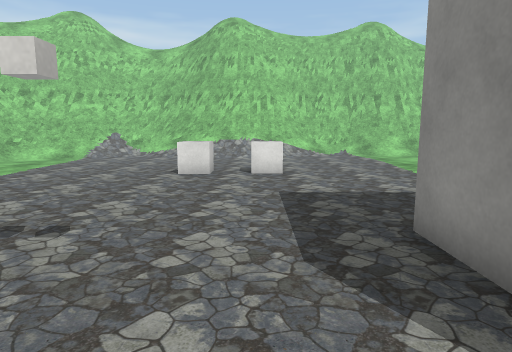
view 1 (above)

16 first-person views from a walk through a scene from a Unity 3-D project. The camera is 1.4 m above the floor, tilts 8° down and sees 75° across. The floor is counted in squares, 1 m on a side. Each view is taken from the middle of a square. On the plan, view 1 faces up. The plan holds only what a view shows up to about 15 squares ahead; the rest is blank. The place goes on beyond the plan. The player character is not drawn. Some surface patterns are stand-ins.

view 2
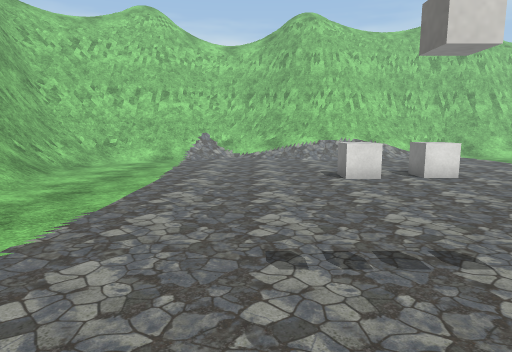

view 3
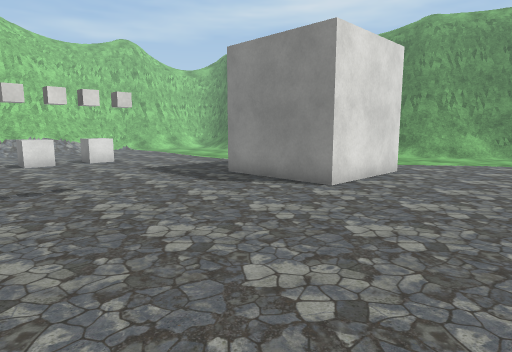

view 4
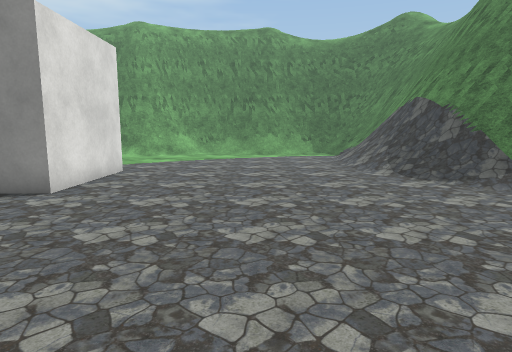

view 5
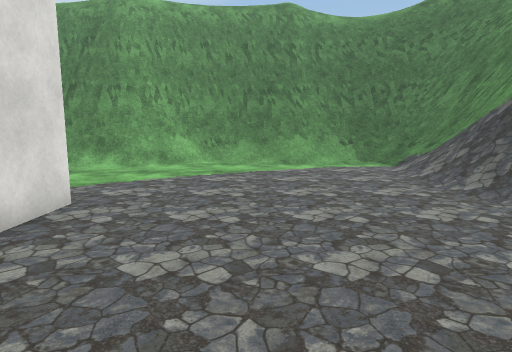

view 6
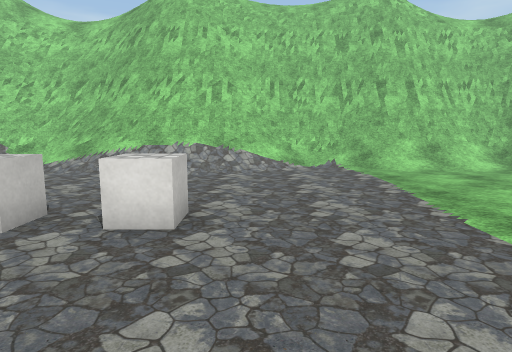

view 7
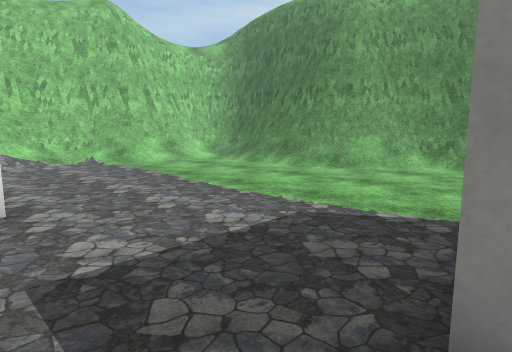

view 8
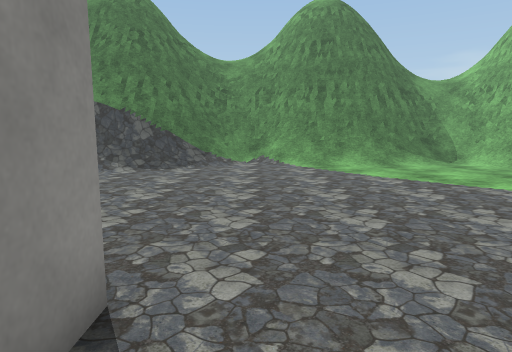

view 9
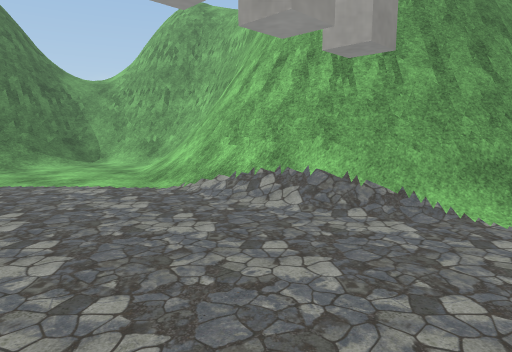

view 10
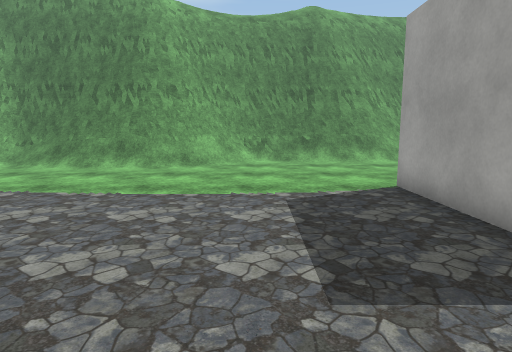

view 11
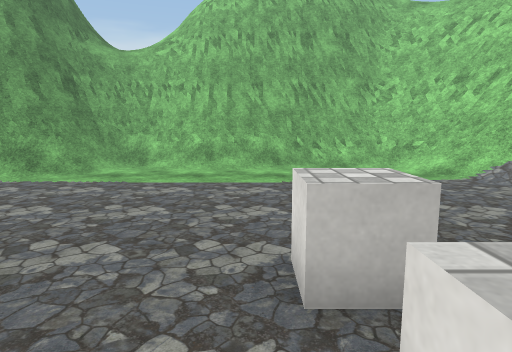

view 12
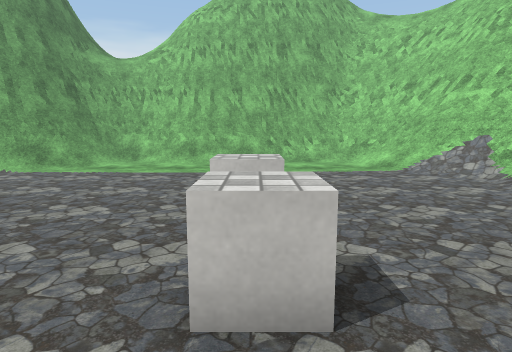

view 13
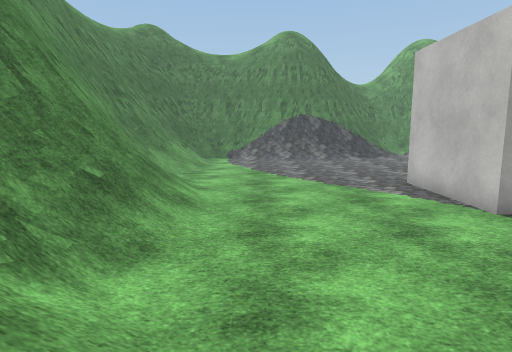

view 14
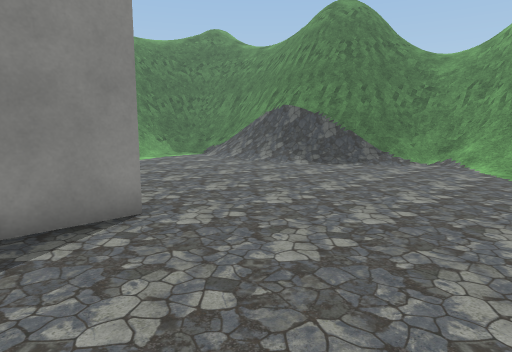

view 15
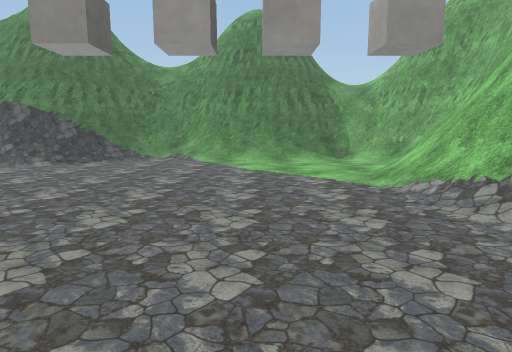

view 16
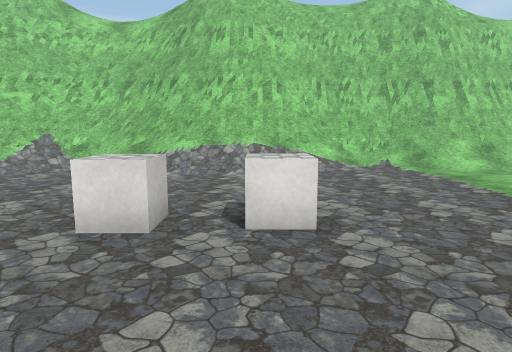

### Floor plan
Key: @ floor where view 1 was taken; # wall or solid block; . floor; / step, stairs or slope; = window, fence, low wall or low ledge; C cube; O other object.
Columns run from 14 left of view 1 to 16 right of it. Each row starts with its distance up from view 1.
 20               ##############
 19     ############===========#
 18   ####==OO#====///.///////=#
 17  ###=#O/.////////......../=#
 16  ##=///................../=#
 15  #=/....................//##
 14  #O.....................//##
 13  #=.....................//##
 12  #/....................../=##
 11  #/.........C.CC........./###
 10  #=/.....................//=#
  9  #//....................../=#
  8 ##//.......................=##
  7 ##//......................./##
  6 #=/......................../=#
  5 ##///....................../=#
  4 ##=#O/..........#####....../##
  3  ###=O/.........#   #....../=#
  2   ###=/.........#   #....../=#
  1    ##=//........#####......//=
  0     ###/......@............./=#
 -1     ##=/..................../=#
 -2      #=/..................../=#
 -3      #=/..................../O#
 -4      #=/..................../=#
 -5     ## /..................../=#
 -6     #=//..................../=
 -7    ##=/...................../=
 -8    #=/..............//////.//#
 -9    #=/............///====OO==#
-10    #=//../////...//=##########
-11    ##=////////////=###
-12     #=/==####==#/=##
-13     #  =### #######
-14         ##
-15         #

Positions as (right, up) in squares from view 1, and headings:
1: (0, 0), facing up
2: (-5, 1), facing up
3: (-5, -4), facing up-right
4: (-5, -4), facing right
5: (0, -3), facing right
6: (2, 6), facing up
7: (0, 4), facing up-right
8: (1, 3), facing down
9: (-2, 4), facing down-left
10: (-2, 8), facing right
11: (1, 10), facing left
12: (3, 11), facing left
13: (11, 11), facing down
14: (-3, 3), facing down-right
15: (-3, 5), facing down
16: (0, 6), facing up
